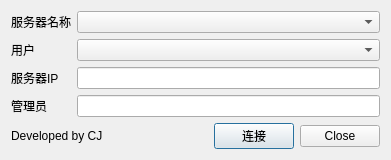
<?xml version="1.0" encoding="UTF-8"?>
<ui version="4.0">
 <class>Dialog</class>
 <widget class="QDialog" name="Dialog">
  <property name="geometry">
   <rect>
    <x>0</x>
    <y>0</y>
    <width>391</width>
    <height>151</height>
   </rect>
  </property>
  <property name="windowTitle">
   <string>EasyConnect</string>
  </property>
  <layout class="QVBoxLayout" name="verticalLayout_2">
   <item>
    <layout class="QHBoxLayout" name="horizontalLayout_2">
     <item>
      <layout class="QVBoxLayout" name="verticalLayout_6">
       <item>
        <widget class="QLabel" name="label">
         <property name="text">
          <string>服务器名称</string>
         </property>
        </widget>
       </item>
       <item>
        <widget class="QLabel" name="label_3">
         <property name="text">
          <string>用户</string>
         </property>
        </widget>
       </item>
       <item>
        <widget class="QLabel" name="label_2">
         <property name="text">
          <string>服务器IP</string>
         </property>
        </widget>
       </item>
       <item>
        <widget class="QLabel" name="label_5">
         <property name="text">
          <string>管理员</string>
         </property>
        </widget>
       </item>
      </layout>
     </item>
     <item>
      <layout class="QVBoxLayout" name="verticalLayout_7">
       <item>
        <widget class="QComboBox" name="comboBox_name"/>
       </item>
       <item>
        <widget class="QComboBox" name="comboBox_user"/>
       </item>
       <item>
        <widget class="QLineEdit" name="lineEdit_ip"/>
       </item>
       <item>
        <widget class="QLineEdit" name="lineEdit_admin"/>
       </item>
      </layout>
     </item>
    </layout>
   </item>
   <item>
    <layout class="QHBoxLayout" name="horizontalLayout_5">
     <item>
      <widget class="QLabel" name="label_4">
       <property name="layoutDirection">
        <enum>Qt::LeftToRight</enum>
       </property>
       <property name="text">
        <string>Developed by CJ</string>
       </property>
       <property name="alignment">
        <set>Qt::AlignLeading|Qt::AlignLeft|Qt::AlignVCenter</set>
       </property>
      </widget>
     </item>
     <item>
      <spacer name="horizontalSpacer_2">
       <property name="orientation">
        <enum>Qt::Horizontal</enum>
       </property>
       <property name="sizeHint" stdset="0">
        <size>
         <width>40</width>
         <height>20</height>
        </size>
       </property>
      </spacer>
     </item>
     <item>
      <spacer name="horizontalSpacer_3">
       <property name="orientation">
        <enum>Qt::Horizontal</enum>
       </property>
       <property name="sizeHint" stdset="0">
        <size>
         <width>40</width>
         <height>20</height>
        </size>
       </property>
      </spacer>
     </item>
     <item>
      <spacer name="horizontalSpacer_4">
       <property name="orientation">
        <enum>Qt::Horizontal</enum>
       </property>
       <property name="sizeHint" stdset="0">
        <size>
         <width>40</width>
         <height>20</height>
        </size>
       </property>
      </spacer>
     </item>
     <item>
      <spacer name="horizontalSpacer_5">
       <property name="orientation">
        <enum>Qt::Horizontal</enum>
       </property>
       <property name="sizeHint" stdset="0">
        <size>
         <width>40</width>
         <height>20</height>
        </size>
       </property>
      </spacer>
     </item>
     <item>
      <spacer name="horizontalSpacer_6">
       <property name="orientation">
        <enum>Qt::Horizontal</enum>
       </property>
       <property name="sizeHint" stdset="0">
        <size>
         <width>40</width>
         <height>20</height>
        </size>
       </property>
      </spacer>
     </item>
     <item>
      <widget class="QPushButton" name="pushButton_connect">
       <property name="text">
        <string>连接</string>
       </property>
      </widget>
     </item>
     <item>
      <widget class="QDialogButtonBox" name="buttonBox">
       <property name="orientation">
        <enum>Qt::Horizontal</enum>
       </property>
       <property name="standardButtons">
        <set>QDialogButtonBox::Close</set>
       </property>
      </widget>
     </item>
    </layout>
   </item>
  </layout>
 </widget>
 <resources/>
 <connections>
  <connection>
   <sender>buttonBox</sender>
   <signal>accepted()</signal>
   <receiver>Dialog</receiver>
   <slot>accept()</slot>
   <hints>
    <hint type="sourcelabel">
     <x>248</x>
     <y>254</y>
    </hint>
    <hint type="destinationlabel">
     <x>157</x>
     <y>274</y>
    </hint>
   </hints>
  </connection>
  <connection>
   <sender>buttonBox</sender>
   <signal>rejected()</signal>
   <receiver>Dialog</receiver>
   <slot>reject()</slot>
   <hints>
    <hint type="sourcelabel">
     <x>316</x>
     <y>260</y>
    </hint>
    <hint type="destinationlabel">
     <x>286</x>
     <y>274</y>
    </hint>
   </hints>
  </connection>
 </connections>
</ui>
